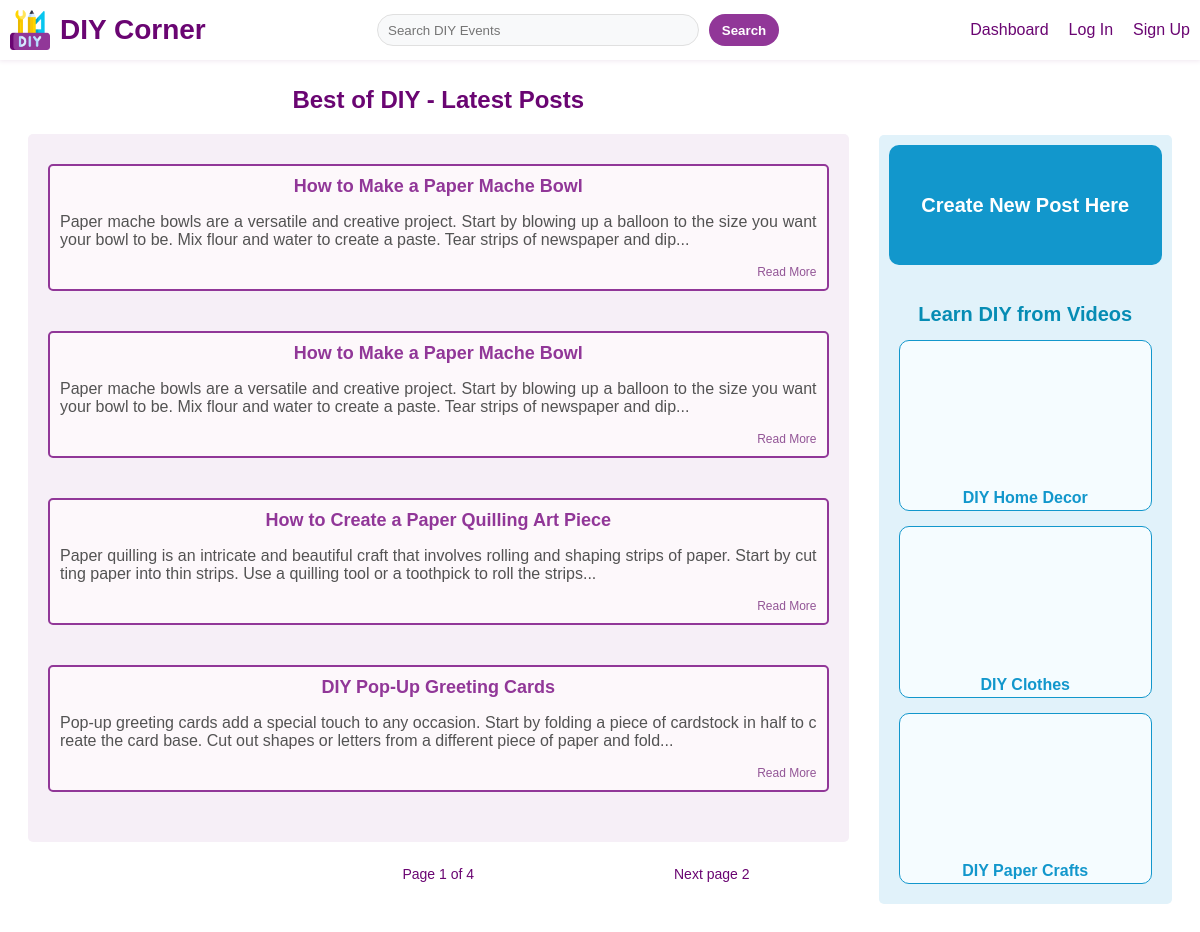
Page /dashboard on the earlier database version.
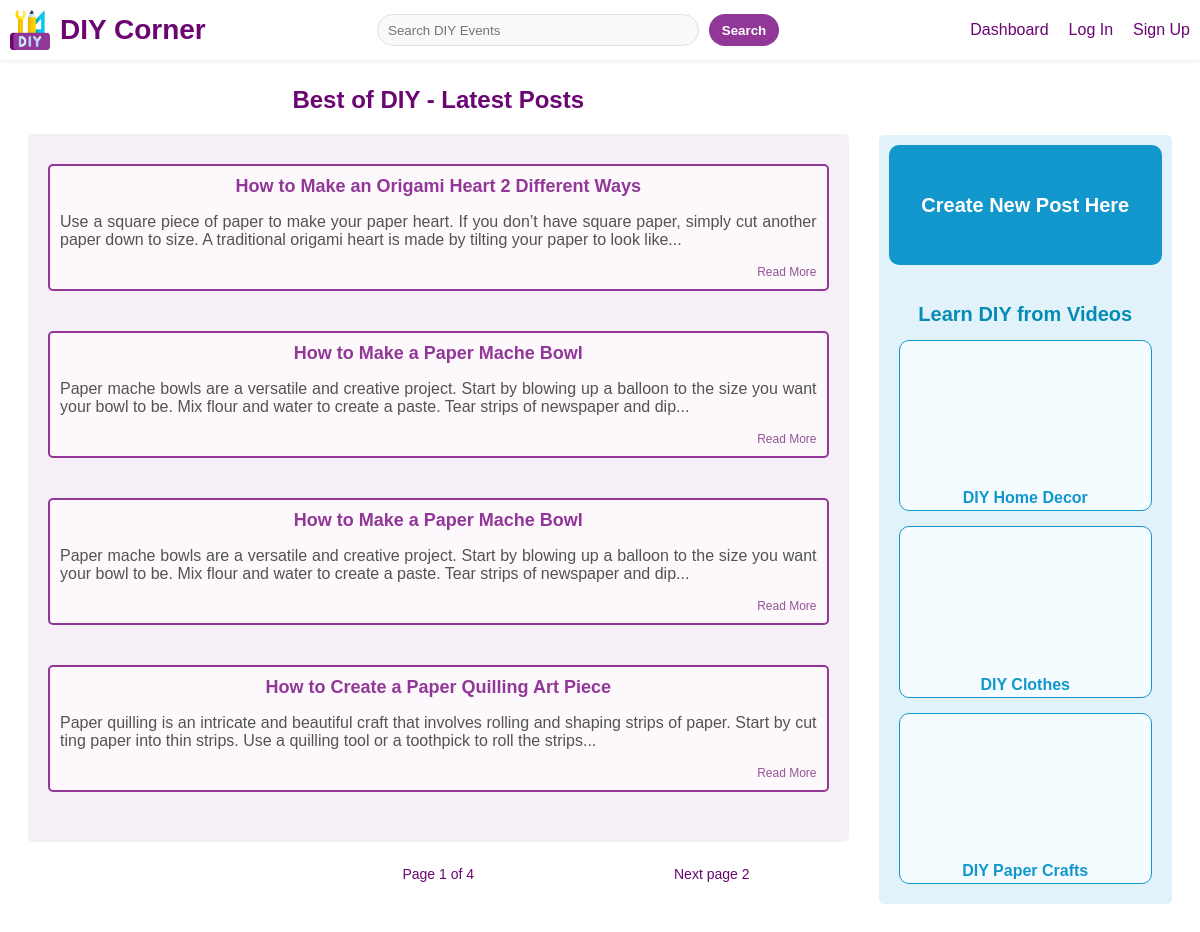
Same page on the later database version.
### app/models.py (models this page shows, shortened)
class Post(db.Model):
    __tablename__ = 'post'
    id = db.Column(db.Integer, primary_key=True, autoincrement=True)
    title = db.Column(db.String(100), nullable=False)
    content = db.Column(db.Text, nullable=False)
    date_posted = db.Column(db.DateTime, nullable=False, default=datetime.now)
    user_id = db.Column(db.Integer, db.ForeignKey('user.id'), nullable=False)
    author = db.relationship('User', backref=db.backref('post'))

### app/routes.py (the view)
@main.route('/dashboard', methods=['GET', 'POST'])
def dashboard():
    form=PostForm()
    page = request.args.get('page', 1, type=int)
    posts = Post.query.order_by(Post.date_posted.desc()).paginate(page=page, per_page=4)
    return render_template('dashboard.html', title='Dashboard', user=current_user, posts=posts, form=form, page=page)

### app/forms.py
class PostForm(FlaskForm):
    title = TextAreaField('Title', validators=[DataRequired()])
    content = TextAreaField('Content', validators=[DataRequired()])
    submit = SubmitField('Create new post')

### app/templates/dashboard.html (shortened to what this page needs)
{% extends "base.html" %}
{% block content %}
    <div class="dashboard-container">
        <div class="dashboard-left">
            <h1>Best of DIY - Latest Posts</h1>
            <div class="all-posts">
                {% for post in posts.items %}
                <div class="all-posts-list">
                    <a href="{{ url_for('main.details', post_id=post.id) }}" class="all-posts-title">{{ post.title }}</a>
                    <p>{{ post.content | truncate(200) }}</p>
                    <a href="{{ url_for('main.details', post_id=post.id) }}" class="read-more">Read More</a>
                </div>
                {% endfor %}
            </div>
            <div class="pages">
                <p>Page {{ posts.page }} of {{ posts.pages }}</p>
                <p>
                    {% if posts.has_next %}
                        <a href="{{ url_for('main.dashboard', page=posts.next_num) }}">Next page</a>
                        {{ posts.next_num }}
                    {% endif %}
                </p>
            </div>
        </div>
        <div class="dashboard-right">
            <a href="{{ url_for('main.post') }}" class="create-button">Create New Post Here</a>
            <h1>Learn DIY from Videos</h1>
            <div class="video-grid">
                    <div class="video-container">
                        <iframe src="https://www.youtube.com/embed/QVfEGFvIDnc?si=Cei9VK51KD9ou2X9" title="YouTube video player" allow="accelerometer; autoplay; clipboard-write; encrypted-media; gyroscope; picture-in-picture; web-share" allowfullscreen></iframe>
                        <p>DIY Home Decor</p>
                    </div>
                    <div class="video-container">
                        <iframe src="https://www.youtube.com/embed/x3GINpzPkXo?si=aq_kUpp5knVp_4PK" title="YouTube video player" allow="accelerometer; autoplay; clipboard-write; encrypted-media; gyroscope; picture-in-picture; web-share" allowfullscreen></iframe>
                        <p>DIY Clothes</p>
                    </div>
                    <div class="video-container">
                        <iframe src="https://www.youtube.com/embed/drT-Qp1PA30?si=W9aBeQiDM2I64Jkm" title="YouTube video player" allow="accelerometer; autoplay; clipboard-write; encrypted-media; gyroscope; picture-in-picture; web-share" allowfullscreen></iframe>
                        <p>DIY Paper Crafts</p>
                    </div>
            </div>
        </div>
    </div>
{% endblock %}

Differences in the rows shown:
no longer on this page (row unchanged): Post: title "DIY Pop-Up Greeting Cards", content "Pop-up greeting cards add a special touch to any occasion. Start by folding a piece of cardstock in half to create the card base. Cut out shapes or letters from a different piece of paper and fold..."
added Post: title "How to Make an Origami Heart 2 Different Ways", content "Use a square piece of paper to make your paper heart. If you don’t have square paper, simply cut another paper down to size. A traditional origami heart is made by tilting your paper to look like..."
